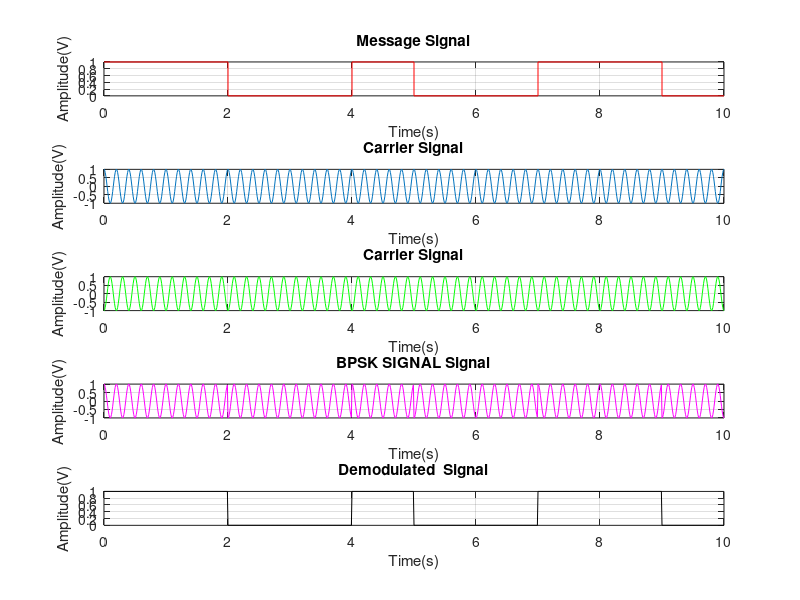

The MATLAB source for this figure:
close all;
clear all;
clf;
 fc1=5;
 fc2=5;
 n=[1  1  0  0  1  0  0  1  1  0] 
l=length(n)
if n(l)==1
   n(l+1)=1
else 
    n(l+1)=0
end
l1=length(n)
tn=0:l1-1
 subplot(5,1,1)
stairs(tn,n,'r');
xlabel('Time(s)');
ylabel('Amplitude(V)');
title('Message Signal');
grid on;
 
%Carrier generation
 
t=0:0.01:l
c1=cos(2*pi*fc1*t);
c2=-cos(2*pi*fc2*t);
subplot(5,1,2);
plot(t,c1);
xlabel('Time(s)');
ylabel('Amplitude(V)');
title('Carrier Signal');
grid on;
subplot(5,1,3);
plot(t,c2,'g');
xlabel('Time(s)');
ylabel('Amplitude(V)');
title('Carrier Signal');
grid on;
 
%BPSK Modulated signal generation
 
for i=1:l
    for j=(i-1)*100:i*100
        if(n(i)==1)
            s(j+1)=c1(j+1)
        else
            s(j+1)=c2(j+1);
        end
    end
end
 
subplot(5,1,4);
plot(t,s,'m');
xlabel('Time(s)');
ylabel('Amplitude(V)');
title('BPSK SIGNAL Signal');
grid on;

%BPSK Demodulated signal generation
for i=1:l
    for j=(i-1)*100:i*100
        if(s(j+1)==c1(j+1))
            x(j+1)=1;
        else
            x(j+1)=0;
        end
    end
end
subplot(5,1,5);
plot(t,x,'k');
xlabel('Time(s)');
ylabel('Amplitude(V)');
title('Demodulated  Signal');
grid on;